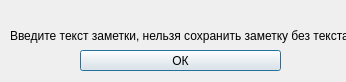
<?xml version="1.0" encoding="UTF-8"?>
<ui version="4.0">
 <class>Dialog</class>
 <widget class="QDialog" name="Dialog">
  <property name="geometry">
   <rect>
    <x>0</x>
    <y>0</y>
    <width>346</width>
    <height>82</height>
   </rect>
  </property>
  <property name="windowTitle">
   <string>Dialog</string>
  </property>
  <widget class="QLabel" name="label">
   <property name="geometry">
    <rect>
     <x>10</x>
     <y>0</y>
     <width>381</width>
     <height>71</height>
    </rect>
   </property>
   <property name="text">
    <string>Введите текст заметки, нельзя сохранить заметку без текста</string>
   </property>
  </widget>
  <widget class="QPushButton" name="pushButton">
   <property name="geometry">
    <rect>
     <x>80</x>
     <y>50</y>
     <width>201</width>
     <height>21</height>
    </rect>
   </property>
   <property name="text">
    <string>ОК</string>
   </property>
  </widget>
 </widget>
 <resources/>
 <connections>
  <connection>
   <sender>pushButton</sender>
   <signal>clicked()</signal>
   <receiver>Dialog</receiver>
   <slot>close()</slot>
   <hints>
    <hint type="sourcelabel">
     <x>190</x>
     <y>225</y>
    </hint>
    <hint type="destinationlabel">
     <x>199</x>
     <y>149</y>
    </hint>
   </hints>
  </connection>
 </connections>
</ui>
